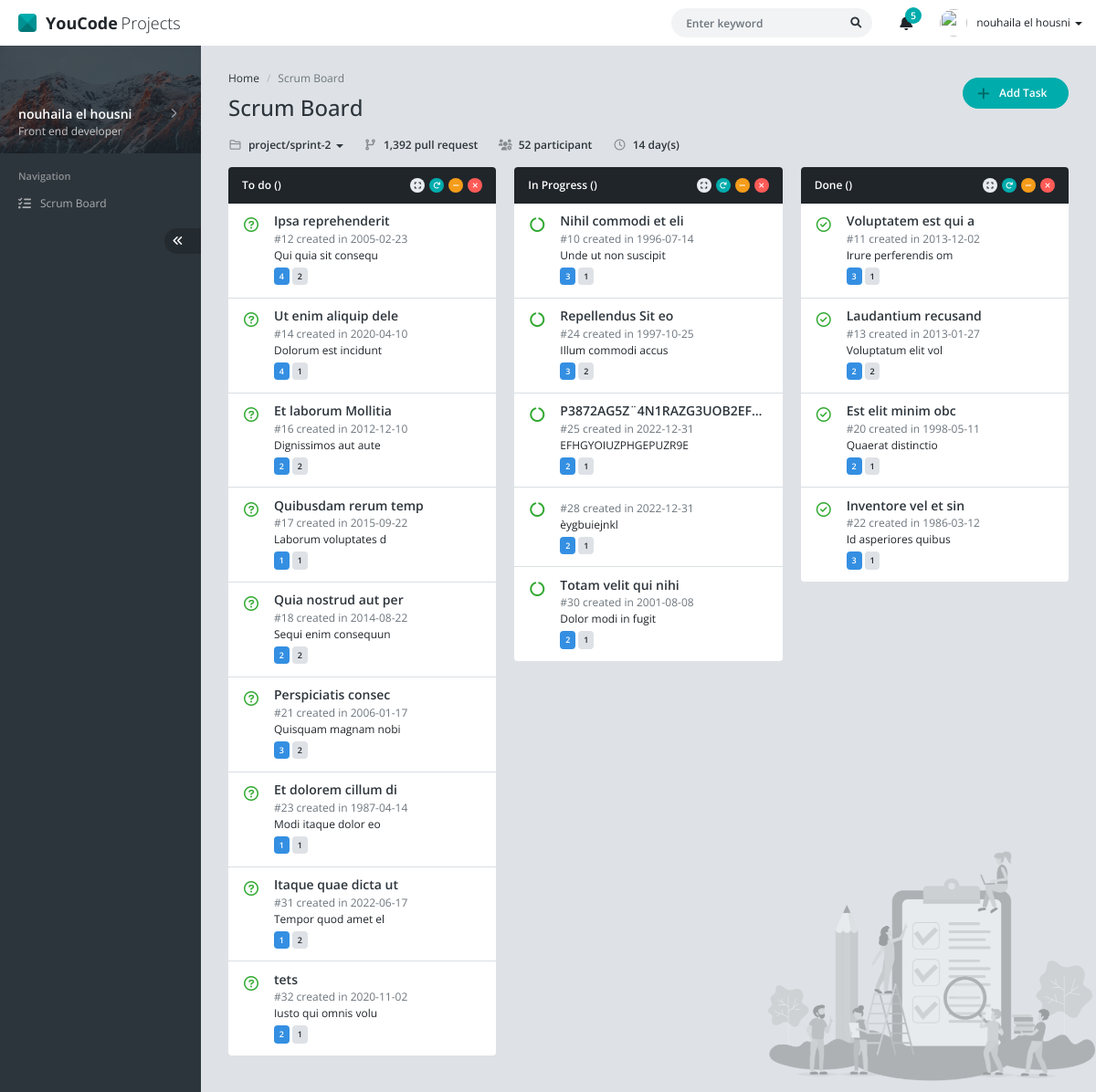
The page / on the database its author committed.
### tables this page shows
CREATE TABLE `tasks` (
  `id` int(11) NOT NULL,
  `title` varchar(255) NOT NULL,
  `type_id` int(11) NOT NULL,
  `priority_id` int(11) NOT NULL,
  `status_id` int(11) NOT NULL,
  `task_datetime` date NOT NULL,
  `description` text NOT NULL
);

### scripts.php (the view, shortened to what this page needs)
<?php
function getTasks($status)
{
    $connect=connection();
        $sql = "SELECT * FROM tasks WHERE status_id = '$status'";
                $result = mysqli_query($connect, $sql);
        if($status == 1)
        {
            $icon = 'far fa-question-circle';
        }
            if($status == 2)
        {
            $icon = 'fas fa-circle-notch fa-spin';
        }
            if($status == 3)
        {
            $icon = 'far fa-circle-check';
        }
        if(mysqli_num_rows($result) > 0)
        {
            while($fetch = mysqli_fetch_assoc($result))
            {
                    echo '
                    <button href="#modal-task" id="'.$fetch['id'].'" data-bs-toggle="modal" onclick="editTask('.$fetch['id'].')" class="list-group-item list-group-item-action d-flex">
                        <div class="me-3 fs-16px">
                            <i class=" '.$icon.' text-green fa-fw"></i>
                        </div>
                        <div class="flex-fill w-75">
                            <div class="fs-14px lh-12 mb-2px fw-bold text-dark text-truncate">'.$fetch['title'].'</div>
                            <div class="mb-1 fs-12px">
                                <div class="text-gray-600 flex-1">#'.$fetch['id'].' created in '.$fetch['task_datetime'].'</div>
                                <div class="text-gray-900 flex-1 text-truncate" title="'.$fetch['description'].'">'.$fetch['description'].'</div>
                            </div>
                            <div class="mb-1">
                                <p hidden>'.$fetch['id'].'</p>
                                <span class="badge bg-primary">'.$fetch['priority_id'].'</span>
                                <span class="badge bg-gray-300 text-gray-900">'.$fetch['type_id'].'</span>
                            </div>
                        </div>
                    </button> ';
            }
        }
     else{
        echo "No records matching your query were found.";
        }
}
?>

### index.php (shortened to what this page needs)
<?php
    include('scripts.php');
?>
<!DOCTYPE html>
<html lang="en" >
<head>
	<link href="assets/css/vendor.min.css" rel="stylesheet" />
	<link href="assets/css/default/app.min.css" rel="stylesheet" />
	<link rel="stylesheet" href="https://cdn.jsdelivr.net/npm/bootstrap-icons@1.9.1/font/bootstrap-icons.css">
</head>
<body>
	<div id="app" class="app app-header-fixed app-sidebar-fixed">
		<div id="header" class="app-header">
			<div class="navbar-header">
				<a href="index.html" class="navbar-brand"><span class="navbar-logo"></span> <b class="me-1">YouCode</b> Projects</a>
			</div>
			<div class="navbar-nav">
				<div class="navbar-item navbar-form">
					<form action="" method="POST" name="search">
						<div class="form-group">
							<input type="text" class="form-control" placeholder="Enter keyword" />
							<button type="submit" class="btn btn-search"><i class="fa fa-search"></i></button>
						</div>
					</form>
				</div>
				<div class="navbar-item dropdown">
					<a href="#" data-bs-toggle="dropdown" class="navbar-link dropdown-toggle icon">
						<i class="fa fa-bell"></i>
						<span class="badge">5</span>
					</a>
				</div>
				<div class="navbar-item navbar-user dropdown">
					<a href="#" class="navbar-link dropdown-toggle d-flex align-items-center" data-bs-toggle="dropdown">
						<img src="assets/img/user/user-0.jpg" alt="" />
						<span>
							<span class="d-none d-md-inline">nouhaila el housni</span>
							<b class="caret"></b>
						</span>
					</a>
				</div>
			</div>
		</div>
		<div id="sidebar" class="app-sidebar">
			<div class="app-sidebar-content" data-scrollbar="true" data-height="100%">
				<div class="menu">
					<div class="menu-profile">
						<a href="javascript:;" class="menu-profile-link" data-toggle="app-sidebar-profile" data-target="#appSidebarProfileMenu">
							<div class="menu-profile-cover with-shadow"></div>
							<div class="menu-profile-image">
							</div>
							<div class="menu-profile-info">
								<div class="d-flex align-items-center">
									<div class="flex-grow-1">
										nouhaila el housni
									</div>
									<div class="menu-caret ms-auto"></div>
								</div>
								<small>Front end developer</small>
							</div>
						</a>
					</div>
					<div class="menu-header">Navigation</div>
					<div class="menu-item">
						<a href="index.html" class="menu-link">
							<div class="menu-icon">
								<i class="fa fa-list-check"></i>
							</div>
							<div class="menu-text">Scrum Board</div>
						</a>
					</div>
					<div class="menu-item d-flex">
						<a href="javascript:;" class="app-sidebar-minify-btn ms-auto" data-toggle="app-sidebar-minify"><i class="fa fa-angle-double-left"></i></a>
					</div>
				</div>
			</div>
		</div>
		<div id="content" class="app-content" style="min-height: 100vh; background: url(assets/img/cover/cover-scrum-board.png) no-repeat fixed; background-size: 360px; background-position: right bottom;">
			<div class="d-flex align-items-center mb-3">
				<div>
					<ol class="breadcrumb">
						<li class="breadcrumb-item"><a href="javascript:;">Home</a></li>
						<li class="breadcrumb-item active">Scrum Board </li>
					</ol>
					<h1 class="page-header mb-0">
						Scrum Board
					</h1>
				</div>
				<div class="ms-auto">
				<a href="#modal-task" id="addBtn" data-bs-toggle="modal" class="btn btn-success btn-rounded px-4 rounded-pill"><i class="fa fa-plus fa-lg me-2 ms-n2 text-success-900"></i> Add Task</a>
				</div>
			</div>
			<div class="mb-3 d-md-flex fw-bold">
				<div class="dropdown-toggle">
					<a href="#" data-bs-toggle="dropdown" class="text-decoration-none text-dark"><i class="far fa-folder fa-fw text-dark text-opacity-50 me-1"></i> project/sprint-2 <b class="caret"></b></a>
				</div>
				<div class="ms-md-4 mt-md-0 mt-2"><i class="fa fa-code-branch fa-fw me-1 text-dark text-opacity-50"></i> 1,392 pull request</div>
				<div class="ms-md-4 mt-md-0 mt-2"><i class="fa fa-users-cog fa-fw me-1 text-dark text-opacity-50"></i> 52 participant</div>
				<div class="ms-md-4 mt-md-0 mt-2"><i class="far fa-clock fa-fw me-1 text-dark text-opacity-50"></i> 14 day(s)</div>
			</div>
			<div class="row">
				<div class="col-xl-4 col-lg-6">
					<div class="panel panel-inverse">
						<div class="panel-heading">
							<h4 class="panel-title">To do (<span id="to-do-tasks-count"><?php echo $_SESSION['countToDo'];?></span>)</h4>
							<div class="panel-heading-btn">
								<a href="javascript:;" class="btn btn-xs btn-icon btn-default" data-toggle="panel-expand"><i class="fa fa-expand"></i></a>
								<a href="javascript:;" class="btn btn-xs btn-icon btn-success" data-toggle="panel-reload"><i class="fa fa-redo"></i></a>
								<a href="javascript:;" class="btn btn-xs btn-icon btn-warning" data-toggle="panel-collapse"><i class="fa fa-minus"></i></a>
								<a href="javascript:;" class="btn btn-xs btn-icon btn-danger" data-toggle="panel-remove"><i class="fa fa-times"></i></a>
							</div>
						</div>
						<div class="list-group list-group-flush rounded-bottom overflow-hidden panel-body p-0" id="to-do-tasks">
							<?php
								getTasks(1)
							?>
						</div>
					</div>
				</div>
				<div class="col-xl-4 col-lg-6">
					<div class="panel panel-inverse">
						<div class="panel-heading">
							<h4 class="panel-title">In Progress (<span id="in-progress-tasks-count"><?php echo $_SESSION['countInProgress'];?></span>)</h4>
							<div class="panel-heading-btn">
								<a href="javascript:;" class="btn btn-xs btn-icon btn-default" data-toggle="panel-expand"><i class="fa fa-expand"></i></a>
								<a href="javascript:;" class="btn btn-xs btn-icon btn-success" data-toggle="panel-reload"><i class="fa fa-redo"></i></a>
								<a href="javascript:;" class="btn btn-xs btn-icon btn-warning" data-toggle="panel-collapse"><i class="fa fa-minus"></i></a>
								<a href="javascript:;" class="btn btn-xs btn-icon btn-danger" data-toggle="panel-remove"><i class="fa fa-times"></i></a>
							</div>
						</div>
						<div class="list-group list-group-flush rounded-bottom overflow-hidden panel-body p-0" id="in-progress-tasks">
							<?php
								getTasks(2)
							?>
						</div>
					</div>
				</div>
				<div class="col-xl-4 col-lg-6">
					<div class="panel panel-inverse">
						<div class="panel-heading">
							<h4 class="panel-title">Done (<span id="done-tasks-count"><?php echo $_SESSION['countDone'];?></span>)</h4>
							<div class="panel-heading-btn">
								<a href="javascript:;" class="btn btn-xs btn-icon btn-default" data-toggle="panel-expand"><i class="fa fa-expand"></i></a>
								<a href="javascript:;" class="btn btn-xs btn-icon btn-success" data-toggle="panel-reload"><i class="fa fa-redo"></i></a>
								<a href="javascript:;" class="btn btn-xs btn-icon btn-warning" data-toggle="panel-collapse"><i class="fa fa-minus"></i></a>
								<a href="javascript:;" class="btn btn-xs btn-icon btn-danger" data-toggle="panel-remove"><i class="fa fa-times"></i></a>
							</div>
						</div>
						<div class="list-group list-group-flush rounded-bottom overflow-hidden panel-body p-0" id="done-tasks">
							<?php
								getTasks(3)
							?>
						</div>
					</div>
				</div>
			</div>
		</div>
	</div>
</body>
</html>

### rows shown on the page
tasks: title "Ipsa reprehenderit", id "12", task_datetime "2005-02-23", description "Qui quia sit consequ", priority "4", type "2"
tasks: title "Ut enim aliquip dele", id "14", task_datetime "2020-04-10", description "Dolorum est incidunt", priority "4", type "1"
tasks: title "Et laborum Mollitia", id "16", task_datetime "2012-12-10", description "Dignissimos aut aute", priority "2", type "2"
tasks: title "Quibusdam rerum temp", id "17", task_datetime "2015-09-22", description "Laborum voluptates d", priority "1", type "1"
tasks: title "Quia nostrud aut per", id "18", task_datetime "2014-08-22", description "Sequi enim consequun", priority "2", type "2"
tasks: title "Perspiciatis consec", id "21", task_datetime "2006-01-17", description "Quisquam magnam nobi", priority "3", type "2"
tasks: title "Et dolorem cillum di", id "23", task_datetime "1987-04-14", description "Modi itaque dolor eo", priority "1", type "1"
tasks: title "Itaque quae dicta ut", id "31", task_datetime "2022-06-17", description "Tempor quod amet el", priority "1", type "2"
tasks: title "tets", id "32", task_datetime "2020-11-02", description "Iusto qui omnis volu", priority "2", type "1"
tasks: title "Nihil commodi et eli", id "10", task_datetime "1996-07-14", description "Unde ut non suscipit", priority "3", type "1"
tasks: title "Repellendus Sit eo", id "24", task_datetime "1997-10-25", description "Illum commodi accus", priority "3", type "2"
tasks: title "P3872AG5Z¨4N1RAZG3UOB2EF…", id "25", task_datetime "2022-12-31", description "EFHGYOIUZPHGEPUZR9E", priority "2", type "1"
tasks: id "28", task_datetime "2022-12-31", description "èygbuiejnkl", priority "2", type "1"
tasks: title "Totam velit qui nihi", id "30", task_datetime "2001-08-08", description "Dolor modi in fugit", priority "2", type "1"
tasks: title "Voluptatem est qui a", id "11", task_datetime "2013-12-02", description "Irure perferendis om", priority "3", type "1"
tasks: title "Laudantium recusand", id "13", task_datetime "2013-01-27", description "Voluptatum elit vol", priority "2", type "2"
tasks: title "Est elit minim obc", id "20", task_datetime "1998-05-11", description "Quaerat distinctio", priority "2", type "1"
tasks: title "Inventore vel et sin", id "22", task_datetime "1986-03-12", description "Id asperiores quibus", priority "3", type "1"
